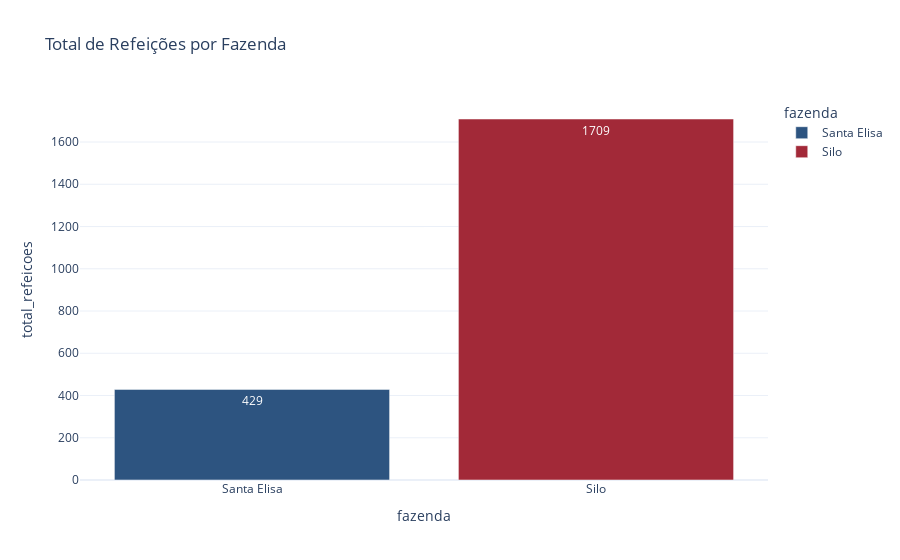

Notebook cell for this chart:
### Code cell
# 002. Quantidade total de refeições por fazenda
qtd_cols = ['almoco', 'janta', 'lanche', 'cafe']
df_qtd_fazenda = df_filtrado.groupby('fazenda')[qtd_cols].sum().reset_index()
df_qtd_fazenda['total_refeicoes'] = df_qtd_fazenda[qtd_cols].sum(axis=1)

fig1 = px.bar(df_qtd_fazenda, x='fazenda', y='total_refeicoes', color='fazenda',
              title='Total de Refeições por Fazenda', text_auto=True)
fig1.show()

### Figure 1 — Plotly figure (JSON) as saved in the notebook; plotly's stock layout.template omitted (floating-point values rounded to 4 significant figures)
{"data": [{"alignmentgroup": "True", "hovertemplate": "fazenda=%{x}<br>total_refeicoes=%{y}<extra></extra>", "legendgroup": "Santa Elisa", "marker": {"color": "#2d5480", "pattern": {"shape": ""}}, "name": "Santa Elisa", "offsetgroup": "Santa Elisa", "orientation": "v", "showlegend": true, "textposition": "auto", "texttemplate": "%{y}", "type": "bar", "x": ["Santa Elisa"], "xaxis": "x", "y": [429], "yaxis": "y"}, {"alignmentgroup": "True", "hovertemplate": "fazenda=%{x}<br>total_refeicoes=%{y}<extra></extra>", "legendgroup": "Silo", "marker": {"color": "#a22938", "pattern": {"shape": ""}}, "name": "Silo", "offsetgroup": "Silo", "orientation": "v", "showlegend": true, "textposition": "auto", "texttemplate": "%{y}", "type": "bar", "x": ["Silo"], "xaxis": "x", "y": [1709], "yaxis": "y"}], "layout": {"barmode": "relative", "legend": {"title": {"text": "fazenda"}, "tracegroupgap": 0}, "title": {"text": "Total de Refeições por Fazenda"}, "xaxis": {"anchor": "y", "categoryarray": ["Santa Elisa", "Silo"], "categoryorder": "array", "domain": [0, 1], "title": {"text": "fazenda"}}, "yaxis": {"anchor": "x", "domain": [0, 1], "title": {"text": "total_refeicoes"}}}}
